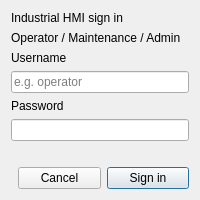
<?xml version="1.0" encoding="UTF-8"?>
<ui version="4.0">
 <class>QtLoginDialog</class>
 <widget class="QDialog" name="QtLoginDialog">
  <property name="windowTitle">
   <string>Sign in</string>
  </property>
  <property name="modal">
   <bool>true</bool>
  </property>
  <layout class="QVBoxLayout" name="rootLayout">
   <item>
    <widget class="QLabel" name="headingLabel">
     <property name="text">
      <string>Industrial HMI sign in</string>
     </property>
    </widget>
   </item>
   <item>
    <widget class="QLabel" name="subtitleLabel">
     <property name="text">
      <string>Operator / Maintenance / Admin</string>
     </property>
    </widget>
   </item>
   <item>
    <widget class="QLabel" name="usernameLabel">
     <property name="text">
      <string>Username</string>
     </property>
    </widget>
   </item>
   <item>
    <widget class="QLineEdit" name="usernameEdit">
     <property name="placeholderText">
      <string>e.g. operator</string>
     </property>
    </widget>
   </item>
   <item>
    <widget class="QLabel" name="passwordLabel">
     <property name="text">
      <string>Password</string>
     </property>
    </widget>
   </item>
   <item>
    <widget class="QLineEdit" name="passwordEdit">
     <property name="echoMode">
      <enum>QLineEdit::Password</enum>
     </property>
    </widget>
   </item>
   <item>
    <widget class="QLabel" name="errorLabel">
     <property name="text">
      <string/>
     </property>
     <property name="visible">
      <bool>false</bool>
     </property>
    </widget>
   </item>
   <item>
    <layout class="QHBoxLayout" name="buttonRow">
     <item>
      <spacer name="buttonSpacer">
       <property name="orientation">
        <enum>Qt::Horizontal</enum>
       </property>
      </spacer>
     </item>
     <item>
      <widget class="QPushButton" name="cancelButton">
       <property name="text">
        <string>Cancel</string>
       </property>
      </widget>
     </item>
     <item>
      <widget class="QPushButton" name="signInButton">
       <property name="text">
        <string>Sign in</string>
       </property>
       <property name="default">
        <bool>true</bool>
       </property>
      </widget>
     </item>
    </layout>
   </item>
  </layout>
 </widget>
 <resources/>
 <connections/>
</ui>
